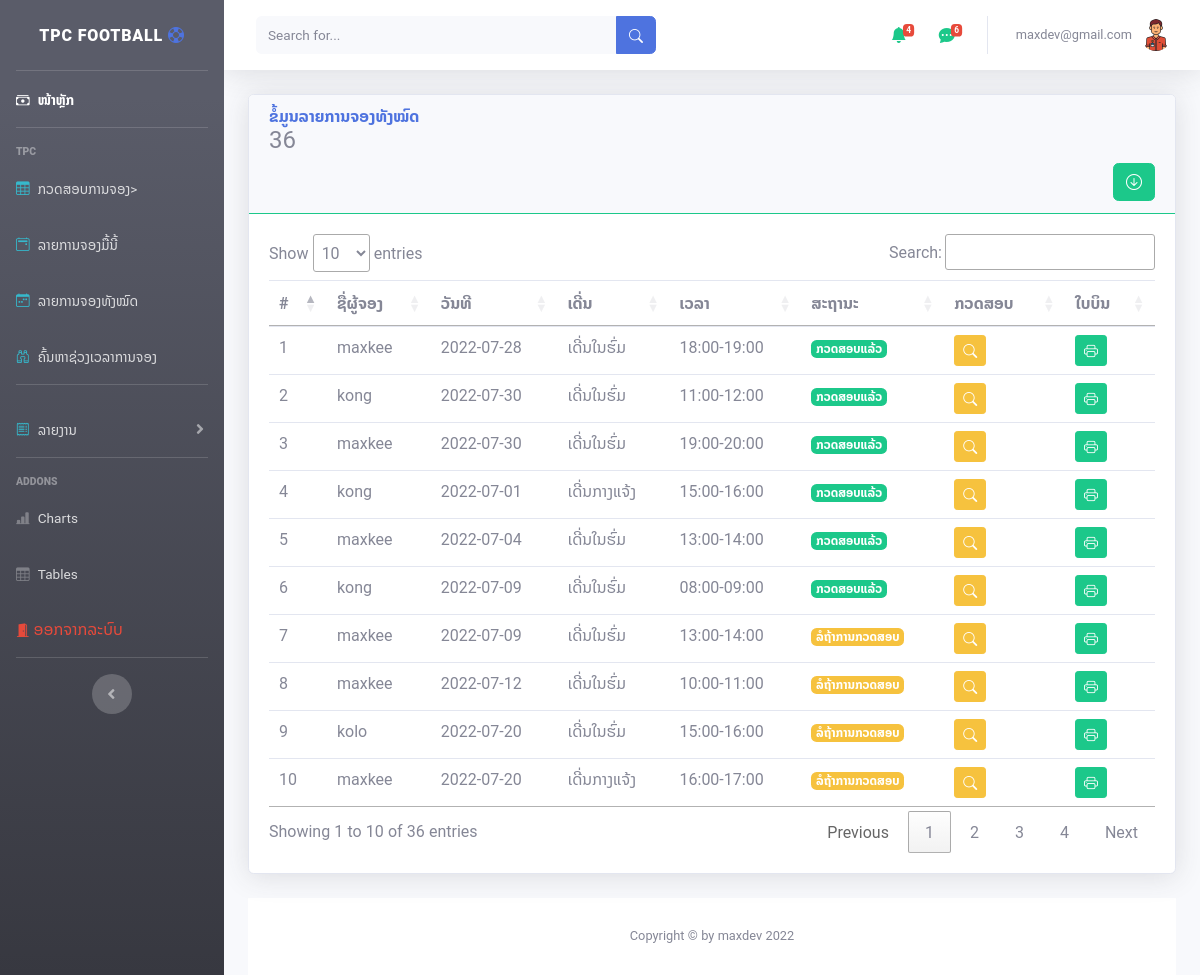
Page /employee/total_booking.php (signed in) on the committed database.
### tables this page shows
CREATE TABLE `booking` (
  `id` int(10) NOT NULL,
  `username` varchar(30) NOT NULL,
  `court_num` int(5) NOT NULL COMMENT '1=ເດີ່ນໃນຮົ່ມ 2=ເດີ່ນກາງແຈ້ງ ',
  `date_booking` date NOT NULL,
  `time_booking` varchar(20) NOT NULL,
  `price_court` float(10,2) NOT NULL,
  `price` float(10,2) NOT NULL,
  `status` int(2) NOT NULL DEFAULT 1 COMMENT '1=ລໍຖ້າການກວດສອບ 2=ກວດສອບແລ້ວ 3 ຖືກປະຕິເສດ',
  `slip_payment` text NOT NULL,
  `ntf` int(2) NOT NULL DEFAULT 0,
  `date_save` timestamp NOT NULL DEFAULT current_timestamp() ON UPDATE current_timestamp()
);

### employee/total_booking.php (the view, shortened to what this page needs)
<?php
include('includes/header.php');
include('includes/navbar.php');
include('database/dbconfig.php');
?>
<div class="container-fluid">
  <div class="card shadow mb-4">
    <div class="card-header py3 border-success">
      <h6 class="m-0 font-weight-bold text-primary">ຂໍ້ມູນລາຍການຈອງທັງໝົດ
        <?php
        $query = "SELECT id FROM booking ORDER BY id";
        $query_run = mysqli_query($connection, $query);
        $row = mysqli_num_rows($query_run);
        echo '<h4> ' . $row . '</h4>';
        ?>
        <div class="text-right">
          <form method="POST" action="export_booking.php">
            <button type="submit" name="export" class="btn btn-success">
              <i class="bi bi-arrow-down-circle"></i></button>
          </form>
        </div>
      </h6>
    </div>
    <div class="card-body">
      <div class="table-responsive">
        <?php
        $query = "SELECT * FROM booking";
        $query_run = mysqli_query($connection, $query);
        ?>
        <table class="table " id="dataTable" width="100%" cellspacing="0">
          <thead>
            <tr>
              <th> # </th>
              <th> ຊື່ຜູ້ຈອງ </th>
              <th> ວັນທີ </th>
              <th> ເດີ່ນ </th>
              <th> ເວລາ </th>
              <th>ສະຖານະ</th>
              <th>ກວດສອບ</th>
              <th>ໃບບິນ</th>
            </tr>
          </thead>
          <tbody>
            <?php
            $No = 1;
            if (mysqli_num_rows($query_run) > 0) {
              while ($row = mysqli_fetch_assoc($query_run)) {
            ?>
                <tr>
                  <td><?php echo $No++; ?></td>
                  <td><?php echo $row['username']; ?></td>
                  <td><?php echo $row['date_booking']; ?></td>
                  <td>
                    <?php $court = $row['court_num'];
                    if ($court == 1) {
                      echo "ເດີ່ນໃນຮົ່ມ";
                    } elseif ($court == 2) {
                      echo  "ເດີ່ນກາງແຈ້ງ";
                    }
                    ?>
                  </td>
                  <td> <?php echo $row['time_booking']; ?>
                  </td>
                  <td> <?php $status = $row['status'];
                        if ($status == 1) {
                          echo "<span class='badge badge-warning'>ລໍຖ້າການກວດສອບ</span>";
                        } elseif ($status == 2) {
                          echo  "<span class='badge badge-success'>ກວດສອບແລ້ວ</span>";
                        } elseif ($status == 3) {
                          echo  "<span class='badge badge-danger'>ຖືກປະຕິເສດ</span>";
                        }
                        ?>
                  </td>
                  <td>
                    <form action="check_booking.php?=&id=<?php echo $row['id']; ?>" method="POST">
                      <button type="submit" name="view_btn" class="btn btn-warning btn-sm"><i class="bi bi-search">
                        </i> </button>
                    </form>
                  </td>
                  <td>
                    <form action="bill.php?=view_bill&id=<?php echo $row['id']; ?>" method="post">
                      <button type="submit" name="edit_btn" class="btn btn-success btn-sm"><i class="bi bi-printer">
                        </i></button>
                    </form>
                  </td>
                </tr>
            <?php
              }
            } else {
              echo "ບໍ່ມີລາຍການຈອງ!";
            }
            ?>
          </tbody>
        </table>
      </div>
    </div>
  </div>
  <?php include('includes/script.php');
  include('includes/footer.php');
  ?>

### rows in the picture
booking: username "maxkee", date_booking "2022-07-28", court_num "ເດີ່ນໃນຮົ່ມ", time_booking "18:00-19:00", status "ກວດສອບແລ້ວ"
booking: username "kong", date_booking "2022-07-30", court_num "ເດີ່ນໃນຮົ່ມ", time_booking "11:00-12:00", status "ກວດສອບແລ້ວ"
booking: username "maxkee", date_booking "2022-07-30", court_num "ເດີ່ນໃນຮົ່ມ", time_booking "19:00-20:00", status "ກວດສອບແລ້ວ"
booking: username "kong", date_booking "2022-07-01", court_num "ເດີ່ນກາງແຈ້ງ", time_booking "15:00-16:00", status "ກວດສອບແລ້ວ"
booking: username "maxkee", date_booking "2022-07-04", court_num "ເດີ່ນໃນຮົ່ມ", time_booking "13:00-14:00", status "ກວດສອບແລ້ວ"
booking: username "kong", date_booking "2022-07-09", court_num "ເດີ່ນໃນຮົ່ມ", time_booking "08:00-09:00", status "ກວດສອບແລ້ວ"
booking: username "maxkee", date_booking "2022-07-09", court_num "ເດີ່ນໃນຮົ່ມ", time_booking "13:00-14:00", status "ລໍຖ້າການກວດສອບ"
booking: username "maxkee", date_booking "2022-07-12", court_num "ເດີ່ນໃນຮົ່ມ", time_booking "10:00-11:00", status "ລໍຖ້າການກວດສອບ"
booking: username "kolo", date_booking "2022-07-20", court_num "ເດີ່ນໃນຮົ່ມ", time_booking "15:00-16:00", status "ລໍຖ້າການກວດສອບ"
booking: username "maxkee", date_booking "2022-07-20", court_num "ເດີ່ນກາງແຈ້ງ", time_booking "16:00-17:00", status "ລໍຖ້າການກວດສອບ"

### other values in the picture
$count "4"
$count "6"
$_SESSION['name'] "maxdev@gmail.com"
$row "36"
